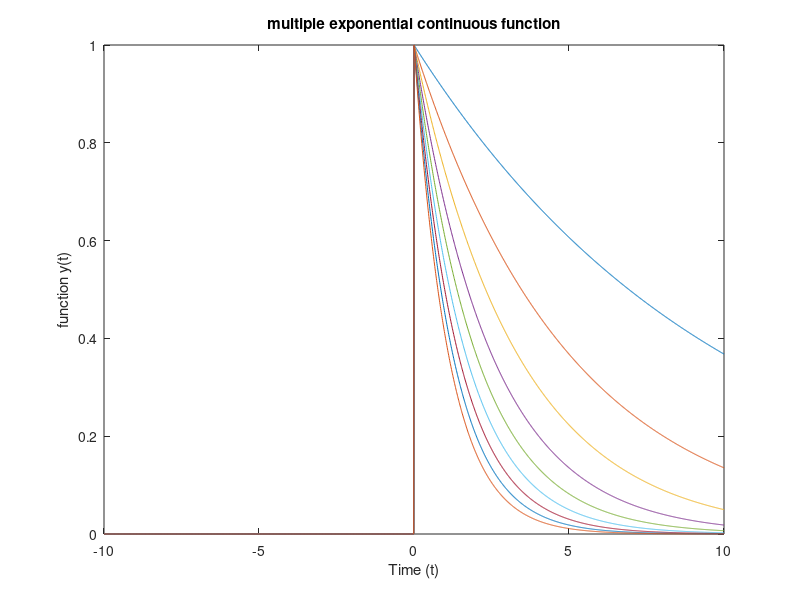

Here is the MATLAB script that generated this plot:
clear all;
close all;
clc;
a=0.1:0.1:0.9;
t=-10:0.01:10; %defining time axis
length_of_t=length(t); %determining length of matrix t
length_of_a=length(a);% determining length of matrix a
for j=1:1:length_of_a %first loop wrt to a
    for i=1:1:length_of_t %2nd loop wrt to t
        if(t(i)<0)
            y(j,i)=0; %t<0 ,y=0
        elseif (t(i)==0)
            y(j,i)=1; %t=0, y=1
        else
            y(j,i)=exp(-a(j)*t(i));% t>0, y=exp wrt to a
        end
    end
end
plot(t,y);
xlabel("Time (t)");      %labelling axes
ylabel("function y(t)");
title("multiple exponential continuous function");
%axis([-10 10 -0.5 1.5])
    
    